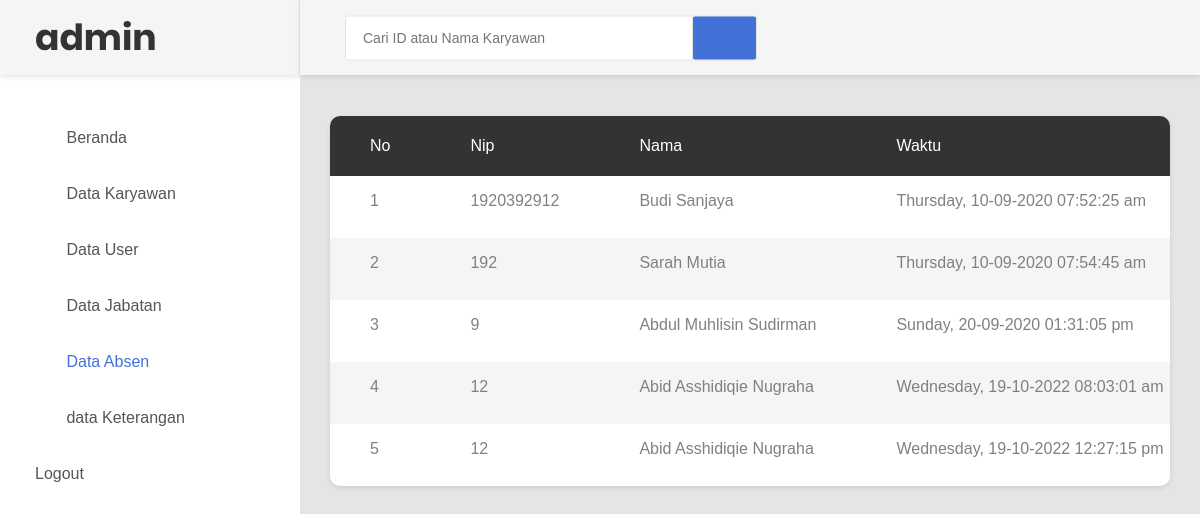
Page /prospenab.php (signed in) on the committed database.
### tables this page shows
CREATE TABLE `tb_absen` (
  `id` int(11) NOT NULL,
  `id_karyawan` varchar(255) NOT NULL,
  `nama` varchar(255) NOT NULL,
  `waktu` varchar(255) NOT NULL
);

### prospenab.php (the view, shortened to what this page needs)
<?php
require_once("koneksi.php");
 ?>
<!DOCTYPE html>
<html lang="en">
<head>
     <link rel="stylesheet" href="https://maxcdn.bootstrapcdn.com/bootstrap/4.5.2/css/bootstrap.min.css">
    <link rel="stylesheet" type="text/css" href="css/bootstrap.css" media="all">
    <link href="css/font-face.css" rel="stylesheet" media="all">
    <link href="vendor/font-awesome-4.7/css/font-awesome.min.css" rel="stylesheet" media="all">
    <link href="vendor/font-awesome-5/css/fontawesome-all.min.css" rel="stylesheet" media="all">
    <link href="vendor/mdi-font/css/material-design-iconic-font.min.css" rel="stylesheet" media="all">
    <link href="vendor/bootstrap-4.1/bootstrap.min.css" rel="stylesheet" media="all">
    <link href="vendor/animsition/animsition.min.css" rel="stylesheet" media="all">
    <link href="vendor/bootstrap-progressbar/bootstrap-progressbar-3.3.4.min.css" rel="stylesheet" media="all">
    <link href="vendor/wow/animate.css" rel="stylesheet" media="all">
    <link href="vendor/css-hamburgers/hamburgers.min.css" rel="stylesheet" media="all">
    <link href="vendor/slick/slick.css" rel="stylesheet" media="all">
    <link href="vendor/select2/select2.min.css" rel="stylesheet" media="all">
    <link href="vendor/perfect-scrollbar/perfect-scrollbar.css" rel="stylesheet" media="all">
    <link href="css/theme.css" rel="stylesheet" media="all">
</head>
<body class="animsition">
    <div class="page-wrapper">
        <aside class="menu-sidebar d-none d-lg-block">
            <div class="logo">
                <a href="#">
                    <h1>admin</h1>
                </a>
            </div>
            <div class="menu-sidebar__content js-scrollbar1">
                <nav class="navbar-sidebar">
                    <ul class="list-unstyled navbar__list">
                        <li>
                            <a class="js-arrow" href="admin2.php">
                                <i class="fas fa-tachometer-alt"></i>Beranda</a>
                        </li>
                        <li>
                            <a href="datakaryawan.php">
                                <i class="fas fa-chart-bar"></i>Data Karyawan</a>
                        </li>
                        <li>
                            <a href="table.html">
                                <i class="fas fa-table"></i>Data User</a>
                        </li>
                        <li>
                            <a href="datajabatan.php">
                                <i class="far fa-check-square"></i>Data Jabatan</a>
                        </li>
                        <li class="active has-sub">
                            <a href="data_absen.php">
                                <i class="fas fa-calendar-alt"></i>Data Absen</a>
                        </li>
                          <li>
                            <a href="data_keterangan.php">
                                <i class="fas fa-table"></i>data Keterangan
                            </a>
                        </li>
                        <li>
                            <a href="logout.php">Logout</a>
                        </li>
                    </ul>
                </nav>
            </div>
        </aside>
        <div class="page-container">
            <header class="header-desktop">
                <div class="section__content section__content--p30">
                    <div class="container-fluid">
                        <div class="header-wrap">
                            <form class="form-header" action="prospenab.php" method="POST">
                                <input autocomplete="off" class="au-input au-input--xl" type="text" name="cari" placeholder="Cari ID atau Nama Karyawan" />
                                <button class="au-btn--submit" type="submit">
                                    <i class="zmdi zmdi-search"></i>
                                </button>
                            </form>
                        </div>
                    </div>
                </div>
            </header>
            <div class="main-content">
                <div class="section__content section__content--p30">
                    <div class="container-fluid">
                        <div class="row">
                                <div class="table-responsive table--no-card m-b-30">
                                    <table class="table table-borderless table-striped table-earning">
                                        <thead>
                                            <tr>
                                                <th>No</th>
                                                <th>Nip</th>
                                                <th>Nama</th>
                                                <th>Waktu</th>
                                            </tr>
                                        </thead>
                                        <tbody>
                                              <?php
                                            $cari = $_POST['cari'];
                                            $sql = "SELECT * FROM tb_absen WHERE id_karyawan LIKE '%$cari%' OR nama LIKE '%$cari%'";
                                            $query = mysqli_query($koneksi, $sql);
                                            $no = 1;
                                            while ($row = mysqli_fetch_array($query)) {
                                             ?>
                                            <tr>
                                                <td><?php echo $no ?></td>
                                                <td><?php echo $row['id_karyawan']; ?></td>
                                                <td><?php echo $row ['nama']; ?></td>
                                                <td><?php echo $row['waktu']; ?></td>
                                            </tr>
                                           <?php
                                           $no++;
                                       }
                                            ?>
                                        </tbody>
                                    </table>
                                </div>
                            </div>
                </div>
            </div>
        </div>
    </div>
</body>
</html>

### rows in the picture
tb_absen: id_karyawan "1920392912", nama "Budi Sanjaya", waktu "Thursday, 10-09-2020 07:52:25 am"
tb_absen: id_karyawan "192", nama "Sarah Mutia", waktu "Thursday, 10-09-2020 07:54:45 am"
tb_absen: id_karyawan "9", nama "Abdul Muhlisin Sudirman", waktu "Sunday, 20-09-2020 01:31:05 pm"
tb_absen: id_karyawan "12", nama "Abid Asshidiqie Nugraha", waktu "Wednesday, 19-10-2022 08:03:01 am"
tb_absen: id_karyawan "12", nama "Abid Asshidiqie Nugraha", waktu "Wednesday, 19-10-2022 12:27:15 pm"
